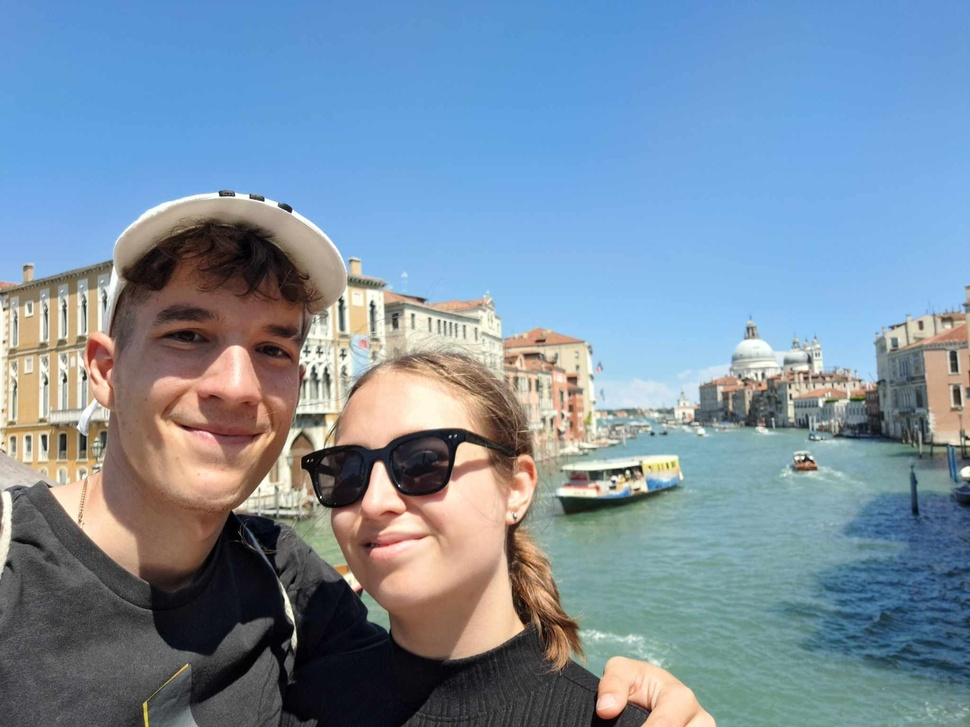
#> input picture PY0715/imgs/356547991_790520659382585_1603308920959876881_n.jpg, 970 x 727 px, shrunk from 2048 x 1536 before the run; its folder holds only this picture in this run
$ python photoEditor.py
#> lines starting #> are read from the running program, lines starting #| are printed output that depends on the picture
from PIL import Image, ImageEnhance, ImageFilter
import os

path = './imgs'
pathOut = '/editedImgs'

for filename in os.listdir(path):
    img = Image.open(f"{path}/{filename}")
#> img is the input picture: PIL image 970x727 RGB; mean R, G, B 122, 143.3, 162.3
    edit = img.filter(ImageFilter.SHARPEN)

    factor = 1.5
    echancer = ImageEnhance.Color(edit)
    edit = echancer.enhance(factor)
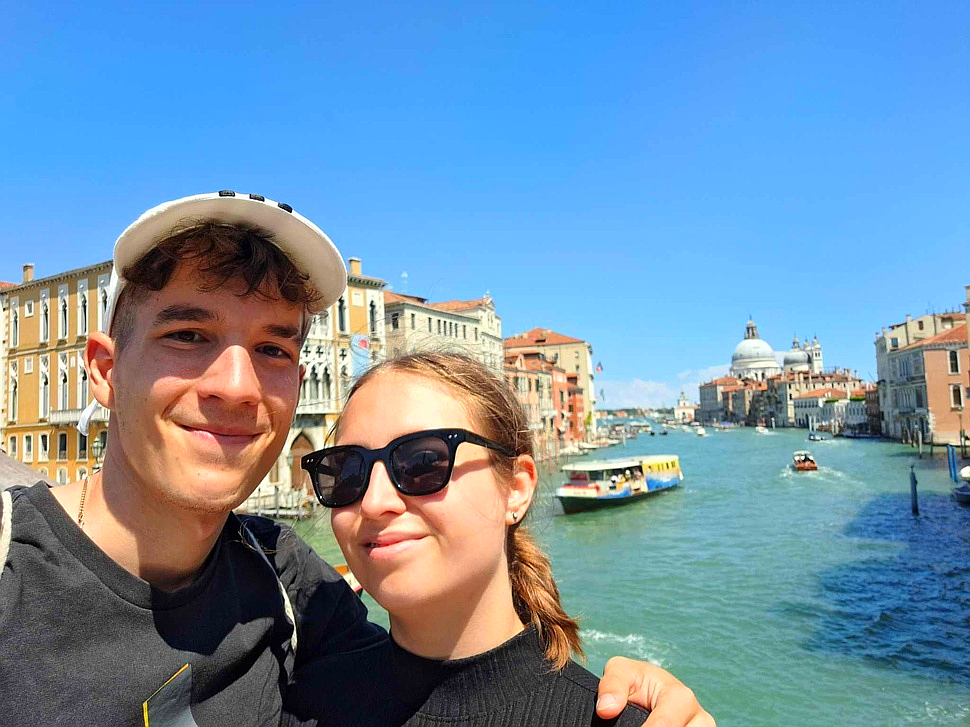
#> edit: PIL image 970x727 RGB; mean R, G, B 112.7, 145.2, 170.8

    clean_name = os.path.splitext(filename)[0]
    edit.save(f'.{pathOut}/{clean_name}_edited.jpg')

$ run again, on PY0715/imgs/356567699_3619560135036623_4735130834729329143_n.jpg
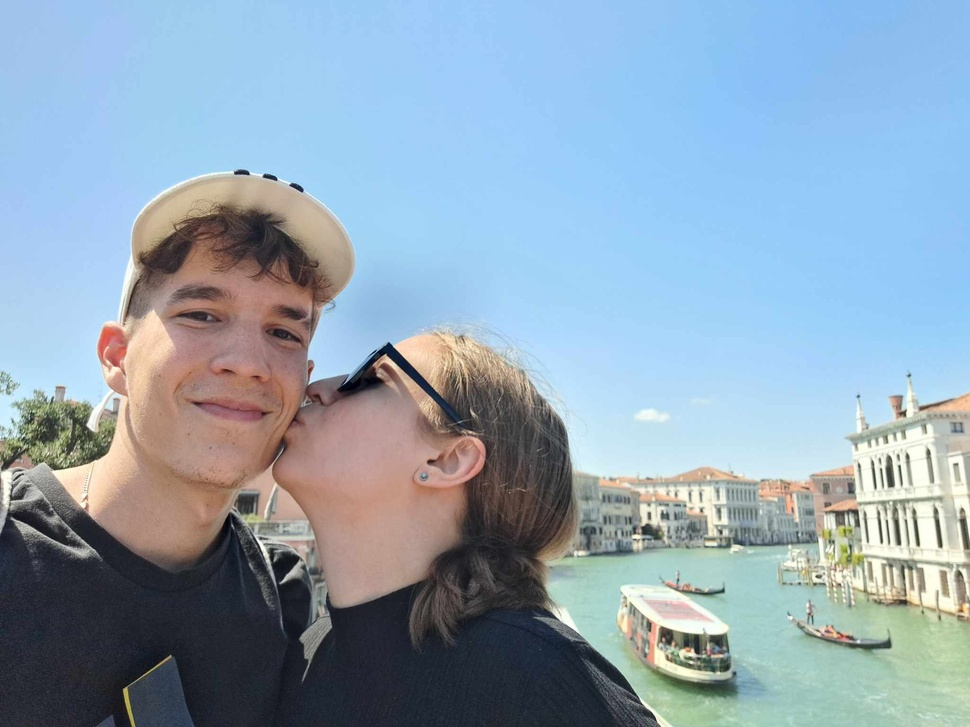
#> input picture PY0715/imgs/356567699_3619560135036623_4735130834729329143_n.jpg, 970 x 727 px, shrunk from 2048 x 1536 before the run
#> img is the input picture: PIL image 970x727 RGB; mean R, G, B 143.9, 164.5, 180.6
#> `edit = echancer.enhance(factor)`:
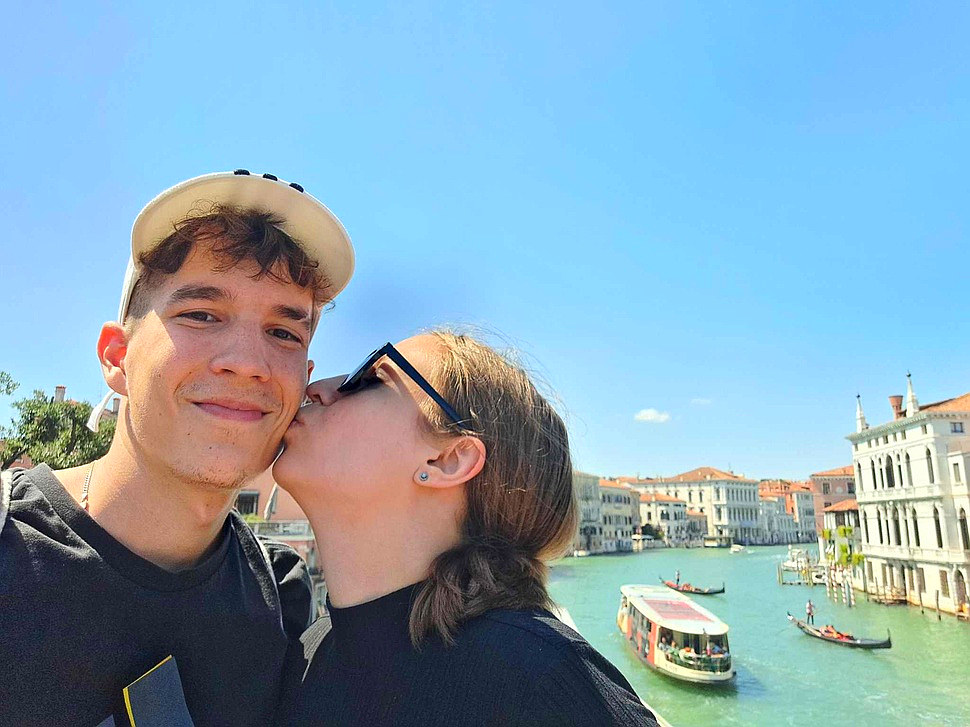
#> edit: PIL image 970x727 RGB; mean R, G, B 135.4, 166.4, 183

$ run again, on PY0715/imgs/356575581_541356641405355_2520813358855598760_n.jpg
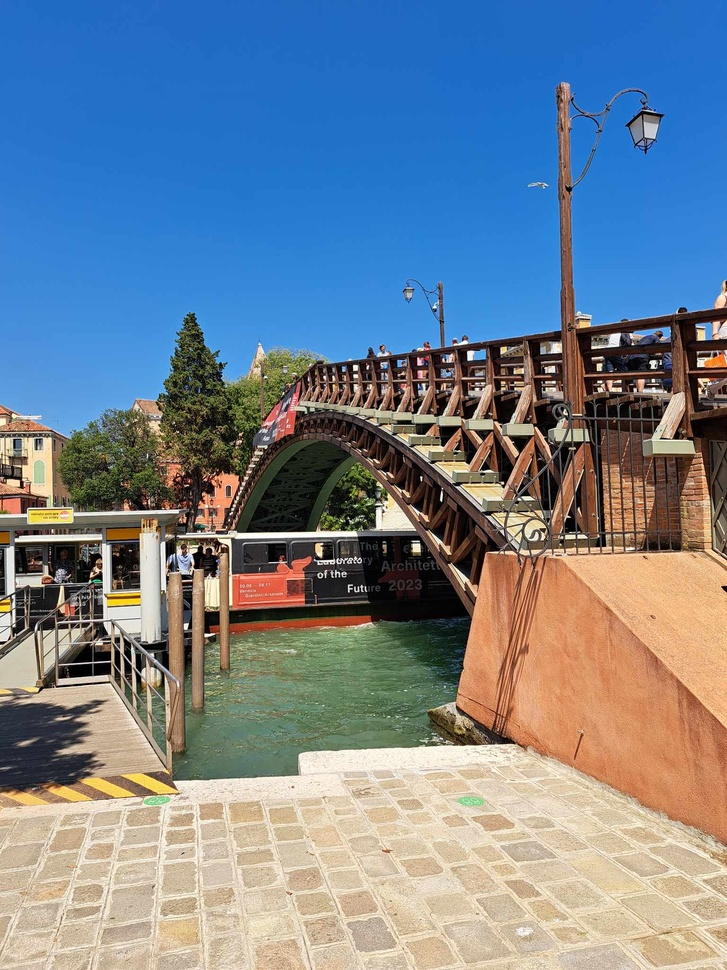
#> input picture PY0715/imgs/356575581_541356641405355_2520813358855598760_n.jpg, 727 x 970 px, shrunk from 1536 x 2048 before the run
#> img is the input picture: PIL image 727x970 RGB; mean R, G, B 115.4, 130.7, 146
#> `edit = echancer.enhance(factor)`:
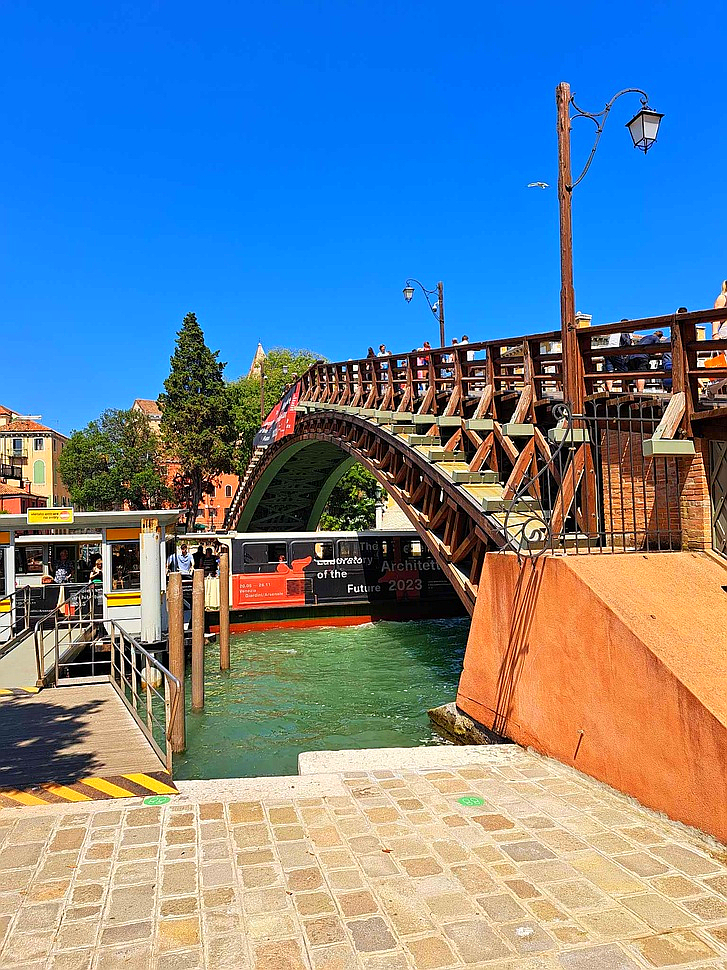
#> edit: PIL image 727x970 RGB; mean R, G, B 108, 132.3, 154.2

$ run again, on PY0715/imgs/356548863_660443069466374_7120691389234437394_n.jpg
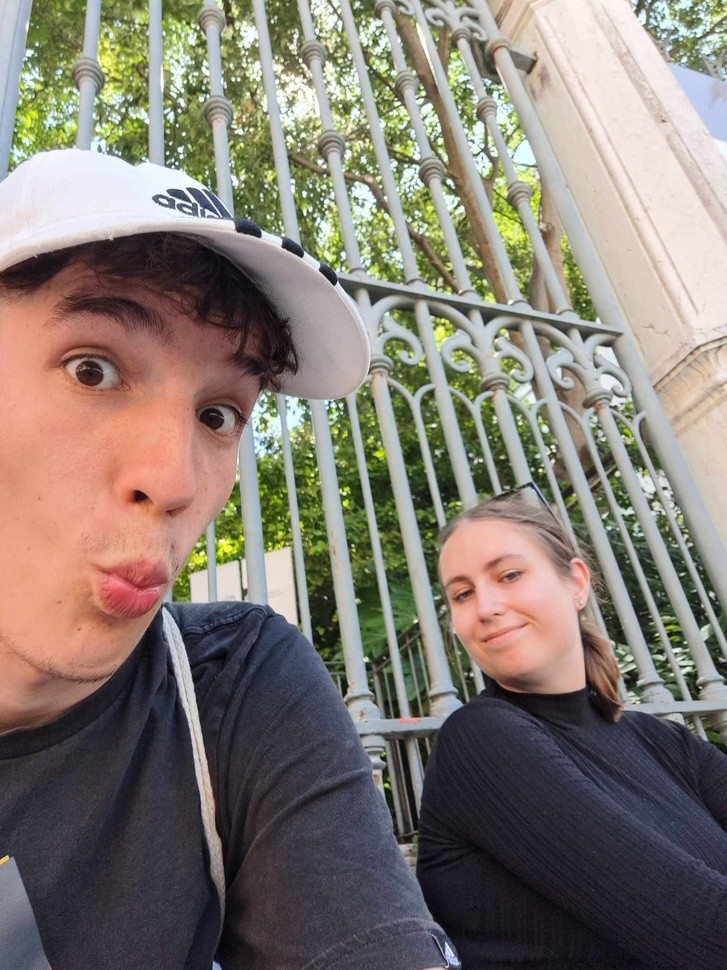
#> input picture PY0715/imgs/356548863_660443069466374_7120691389234437394_n.jpg, 727 x 970 px, shrunk from 1536 x 2048 before the run
#> img is the input picture: PIL image 727x970 RGB; mean R, G, B 131.9, 123.7, 114.5
#> `edit = echancer.enhance(factor)`:
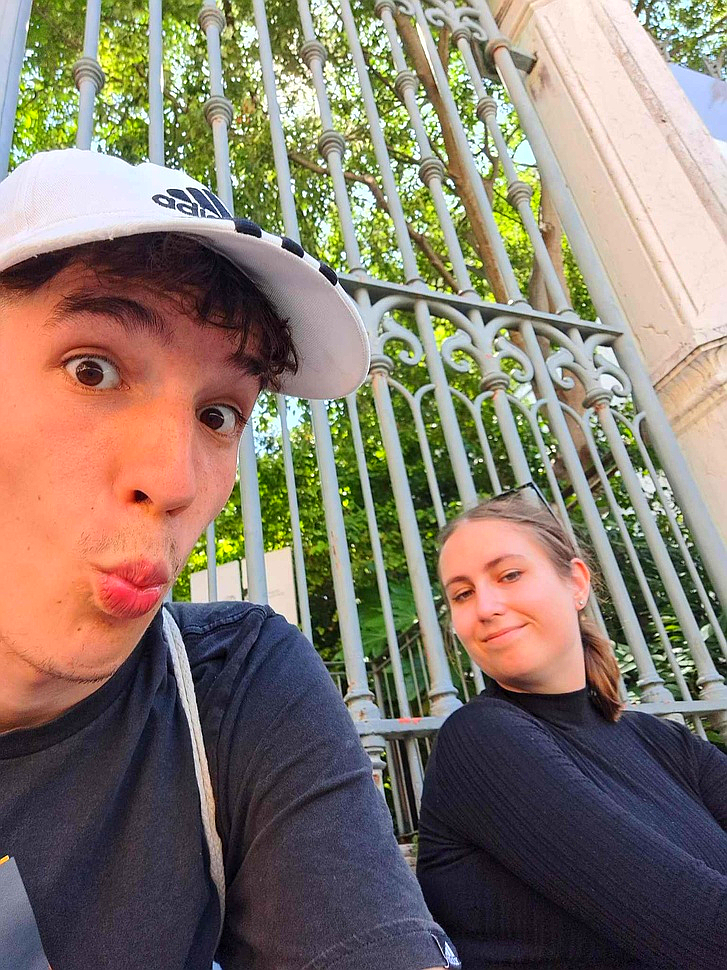
#> edit: PIL image 727x970 RGB; mean R, G, B 134.6, 122.7, 109.1

$ run again, on PY0715/imgs/356549603_1654975818342388_8943479315236089385_n.jpg
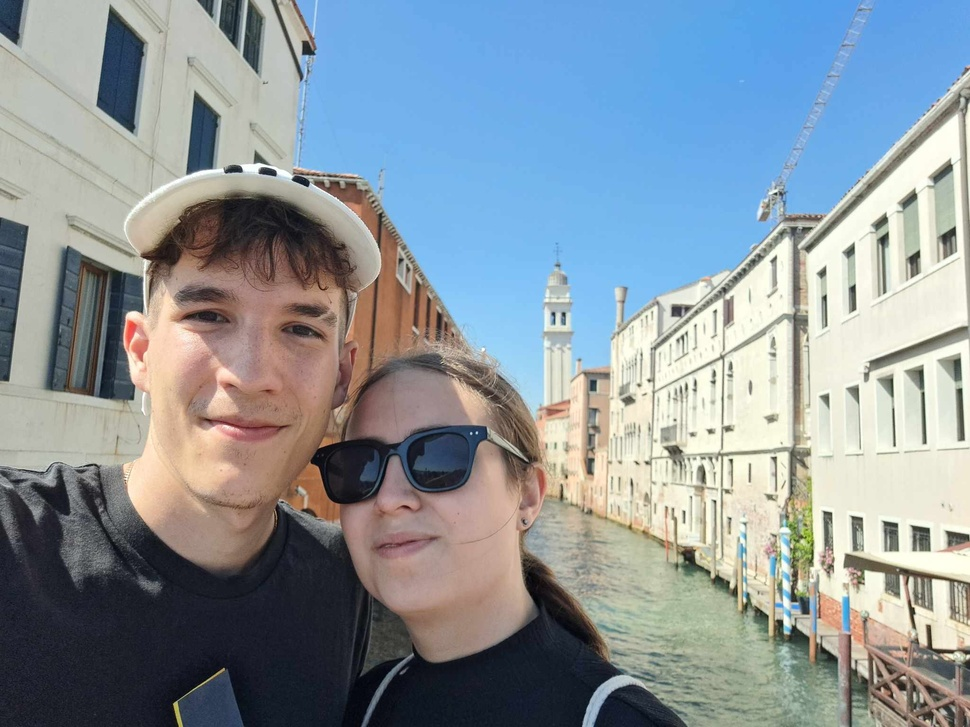
#> input picture PY0715/imgs/356549603_1654975818342388_8943479315236089385_n.jpg, 970 x 727 px, shrunk from 2048 x 1536 before the run
#> img is the input picture: PIL image 970x727 RGB; mean R, G, B 138.2, 149.1, 156
#> `edit = echancer.enhance(factor)`:
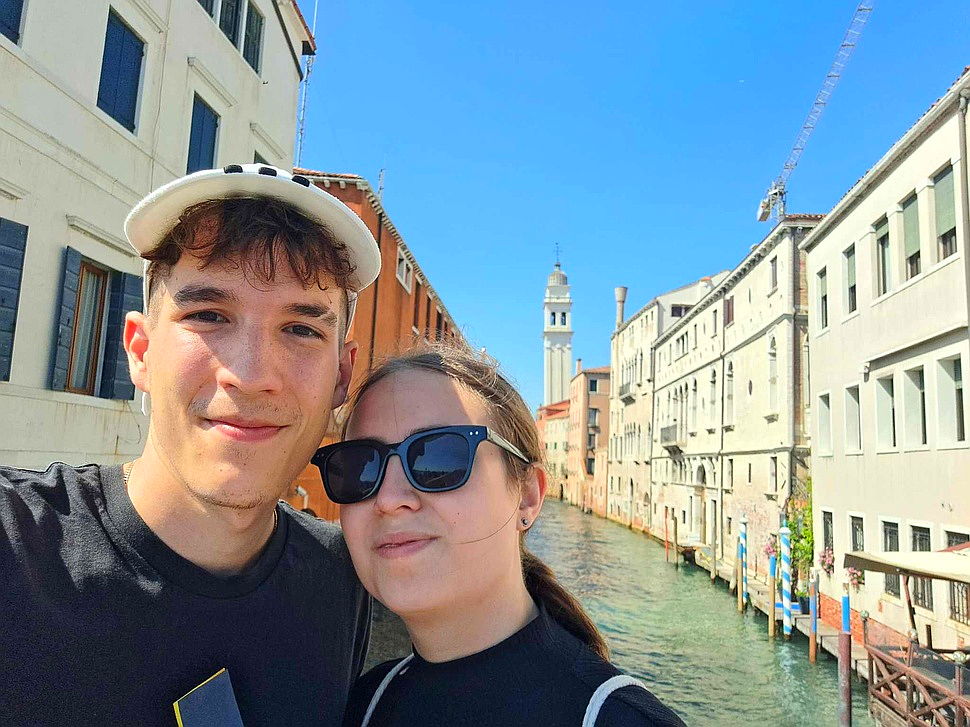
#> edit: PIL image 970x727 RGB; mean R, G, B 133.5, 150.1, 156.7
